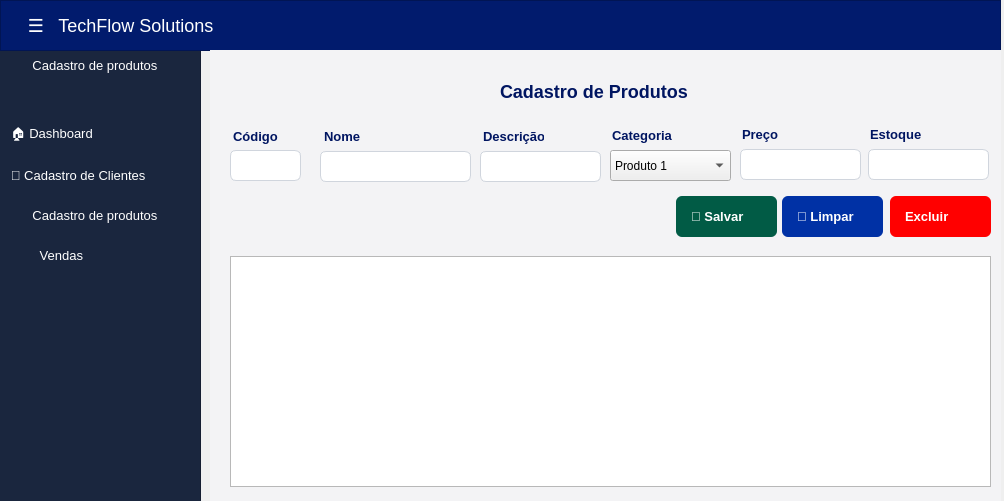
<?xml version="1.0" encoding="UTF-8"?>
<ui version="4.0">
 <class>Form</class>
 <widget class="QWidget" name="Form">
  <property name="geometry">
   <rect>
    <x>0</x>
    <y>0</y>
    <width>1004</width>
    <height>501</height>
   </rect>
  </property>
  <property name="windowTitle">
   <string>Dashboard - TechFlow</string>
  </property>
  <widget class="QFrame" name="menu_lateral">
   <property name="geometry">
    <rect>
     <x>-10</x>
     <y>50</y>
     <width>211</width>
     <height>521</height>
    </rect>
   </property>
   <property name="styleSheet">
    <string notr="true">background-color:#1A263E;</string>
   </property>
   <property name="frameShape">
    <enum>QFrame::StyledPanel</enum>
   </property>
   <property name="frameShadow">
    <enum>QFrame::Raised</enum>
   </property>
   <widget class="QPushButton" name="cadastro_cliente">
    <property name="geometry">
     <rect>
      <x>0</x>
      <y>110</y>
      <width>211</width>
      <height>31</height>
     </rect>
    </property>
    <property name="font">
     <font>
      <pointsize>10</pointsize>
     </font>
    </property>
    <property name="cursor">
     <cursorShape>PointingHandCursor</cursorShape>
    </property>
    <property name="styleSheet">
     <string notr="true">QPushButton {
    color: white;
    border: none;
    text-align: left;
    padding-left: 10px;
    background-color: transparent;
}

QPushButton:hover {
    background-color: #0048B9;
}</string>
    </property>
    <property name="text">
     <string>   👤 Cadastro de Clientes</string>
    </property>
   </widget>
   <widget class="QPushButton" name="button_home">
    <property name="geometry">
     <rect>
      <x>0</x>
      <y>70</y>
      <width>211</width>
      <height>31</height>
     </rect>
    </property>
    <property name="font">
     <font>
      <pointsize>10</pointsize>
     </font>
    </property>
    <property name="cursor">
     <cursorShape>PointingHandCursor</cursorShape>
    </property>
    <property name="styleSheet">
     <string notr="true">QPushButton {
    color: white;
    border: none;
    text-align: left;
    padding-left: 10px;
    background-color: transparent;
}

QPushButton:hover {
    background-color: #0048B9;
}</string>
    </property>
    <property name="text">
     <string>   🏠 Dashboard</string>
    </property>
   </widget>
   <widget class="QPushButton" name="cadastro_produto">
    <property name="geometry">
     <rect>
      <x>0</x>
      <y>150</y>
      <width>211</width>
      <height>31</height>
     </rect>
    </property>
    <property name="font">
     <font>
      <pointsize>10</pointsize>
     </font>
    </property>
    <property name="cursor">
     <cursorShape>PointingHandCursor</cursorShape>
    </property>
    <property name="styleSheet">
     <string notr="true">QPushButton {
    color: white;
    border: none;
    text-align: left;
    padding-left: 10px;
    background-color: transparent;
}

QPushButton:hover {
    background-color: #0048B9;
}</string>
    </property>
    <property name="text">
     <string>         Cadastro de produtos</string>
    </property>
   </widget>
   <widget class="QPushButton" name="cadastro_produto_2">
    <property name="geometry">
     <rect>
      <x>0</x>
      <y>0</y>
      <width>211</width>
      <height>31</height>
     </rect>
    </property>
    <property name="font">
     <font>
      <pointsize>10</pointsize>
     </font>
    </property>
    <property name="cursor">
     <cursorShape>PointingHandCursor</cursorShape>
    </property>
    <property name="styleSheet">
     <string notr="true">QPushButton {
    color: white;
    border: none;
    text-align: left;
    padding-left: 10px;
    background-color: transparent;
}

QPushButton:hover {
    background-color: #0048B9;
}</string>
    </property>
    <property name="text">
     <string>         Cadastro de produtos</string>
    </property>
   </widget>
   <widget class="QPushButton" name="cadastro_vendas">
    <property name="geometry">
     <rect>
      <x>0</x>
      <y>190</y>
      <width>211</width>
      <height>31</height>
     </rect>
    </property>
    <property name="font">
     <font>
      <pointsize>10</pointsize>
     </font>
    </property>
    <property name="cursor">
     <cursorShape>PointingHandCursor</cursorShape>
    </property>
    <property name="styleSheet">
     <string notr="true">QPushButton {
    color: white;
    border: none;
    text-align: left;
    padding-left: 10px;
    background-color: transparent;
}

QPushButton:hover {
    background-color: #0048B9;
}</string>
    </property>
    <property name="text">
     <string>           Vendas</string>
    </property>
   </widget>
  </widget>
  <widget class="QFrame" name="frame">
   <property name="geometry">
    <rect>
     <x>0</x>
     <y>0</y>
     <width>1001</width>
     <height>51</height>
    </rect>
   </property>
   <property name="styleSheet">
    <string notr="true">background-color: #011B6D;</string>
   </property>
   <property name="frameShape">
    <enum>QFrame::StyledPanel</enum>
   </property>
   <property name="frameShadow">
    <enum>QFrame::Raised</enum>
   </property>
   <widget class="QPushButton" name="drop_button">
    <property name="geometry">
     <rect>
      <x>20</x>
      <y>10</y>
      <width>201</width>
      <height>31</height>
     </rect>
    </property>
    <property name="cursor">
     <cursorShape>PointingHandCursor</cursorShape>
    </property>
    <property name="styleSheet">
     <string notr="true">color: white;
font-size: 18px;
border: none;
</string>
    </property>
    <property name="text">
     <string>☰   TechFlow Solutions</string>
    </property>
   </widget>
  </widget>
  <widget class="QStackedWidget" name="conteudo_principal">
   <property name="enabled">
    <bool>true</bool>
   </property>
   <property name="geometry">
    <rect>
     <x>210</x>
     <y>50</y>
     <width>791</width>
     <height>451</height>
    </rect>
   </property>
   <property name="font">
    <font>
     <pointsize>10</pointsize>
    </font>
   </property>
   <property name="styleSheet">
    <string notr="true">QStackedWidget{
	background-color: #F3F3F5;
}</string>
   </property>
   <property name="currentIndex">
    <number>2</number>
   </property>
   <widget class="QWidget" name="page">
    <widget class="QLabel" name="label">
     <property name="geometry">
      <rect>
       <x>280</x>
       <y>160</y>
       <width>221</width>
       <height>80</height>
      </rect>
     </property>
     <property name="font">
      <font>
       <pointsize>30</pointsize>
      </font>
     </property>
     <property name="styleSheet">
      <string notr="true">QLabel{
	color: black;
}</string>
     </property>
     <property name="lineWidth">
      <number>5</number>
     </property>
     <property name="text">
      <string>Boa Vindas!</string>
     </property>
    </widget>
   </widget>
   <widget class="QWidget" name="page_2">
    <widget class="QLabel" name="label_2">
     <property name="geometry">
      <rect>
       <x>23</x>
       <y>70</y>
       <width>61</width>
       <height>21</height>
      </rect>
     </property>
     <property name="styleSheet">
      <string notr="true">QLabel {
    font-size: 13px;
    font-weight: bold;
    color: #001561;

}</string>
     </property>
     <property name="text">
      <string>Código</string>
     </property>
    </widget>
    <widget class="QLineEdit" name="edit_codigo">
     <property name="enabled">
      <bool>false</bool>
     </property>
     <property name="geometry">
      <rect>
       <x>20</x>
       <y>95</y>
       <width>81</width>
       <height>31</height>
      </rect>
     </property>
     <property name="styleSheet">
      <string notr="true">QLineEdit {
    background-color: #FFFFFF;
    border: 1px solid #D0D5DD;
    border-radius: 6px; 
    font-size: 15px;
    color: black;
	padding: 6px;
}</string>
     </property>
    </widget>
    <widget class="QLineEdit" name="edit_nome">
     <property name="geometry">
      <rect>
       <x>110</x>
       <y>95</y>
       <width>151</width>
       <height>31</height>
      </rect>
     </property>
     <property name="styleSheet">
      <string notr="true">QLineEdit {
    background-color: #FFFFFF;
    border: 1px solid #D0D5DD;
    border-radius: 6px; 
    font-size: 15px;
    color: black;
	padding: 6px;
}</string>
     </property>
    </widget>
    <widget class="QLabel" name="label_5">
     <property name="geometry">
      <rect>
       <x>114</x>
       <y>70</y>
       <width>70</width>
       <height>21</height>
      </rect>
     </property>
     <property name="styleSheet">
      <string notr="true">QLabel {
    font-size: 13px;
    font-weight: bold;
    color: #001561;

}</string>
     </property>
     <property name="text">
      <string>Nome</string>
     </property>
    </widget>
    <widget class="QLineEdit" name="edit_cpf">
     <property name="geometry">
      <rect>
       <x>270</x>
       <y>95</y>
       <width>121</width>
       <height>31</height>
      </rect>
     </property>
     <property name="styleSheet">
      <string notr="true">QLineEdit {
    background-color: #FFFFFF;
    border: 1px solid #D0D5DD;
    border-radius: 6px; 
    font-size: 15px;
    color: black;
	padding: 6px;
}</string>
     </property>
    </widget>
    <widget class="QLabel" name="label_6">
     <property name="geometry">
      <rect>
       <x>273</x>
       <y>70</y>
       <width>61</width>
       <height>21</height>
      </rect>
     </property>
     <property name="styleSheet">
      <string notr="true">QLabel {
    font-size: 13px;
    font-weight: bold;
    color: #001561;

}</string>
     </property>
     <property name="text">
      <string>CPF</string>
     </property>
    </widget>
    <widget class="QLineEdit" name="edit_telefone">
     <property name="geometry">
      <rect>
       <x>400</x>
       <y>94</y>
       <width>121</width>
       <height>31</height>
      </rect>
     </property>
     <property name="styleSheet">
      <string notr="true">QLineEdit {
    background-color: #FFFFFF;
    border: 1px solid #D0D5DD;
    border-radius: 6px; 
    font-size: 15px;
    color: black;
	padding: 6px;
}</string>
     </property>
    </widget>
    <widget class="QLabel" name="label_7">
     <property name="geometry">
      <rect>
       <x>402</x>
       <y>69</y>
       <width>61</width>
       <height>21</height>
      </rect>
     </property>
     <property name="styleSheet">
      <string notr="true">QLabel {
    font-size: 13px;
    font-weight: bold;
    color: #001561;

}</string>
     </property>
     <property name="text">
      <string>Telefone</string>
     </property>
    </widget>
    <widget class="QLineEdit" name="edit_email">
     <property name="geometry">
      <rect>
       <x>530</x>
       <y>93</y>
       <width>121</width>
       <height>31</height>
      </rect>
     </property>
     <property name="styleSheet">
      <string notr="true">QLineEdit {
    background-color: #FFFFFF;
    border: 1px solid #D0D5DD;
    border-radius: 6px; 
    font-size: 15px;
    color: black;
	padding: 6px;
}</string>
     </property>
    </widget>
    <widget class="QLabel" name="label_8">
     <property name="geometry">
      <rect>
       <x>532</x>
       <y>68</y>
       <width>61</width>
       <height>21</height>
      </rect>
     </property>
     <property name="styleSheet">
      <string notr="true">QLabel {
    font-size: 13px;
    font-weight: bold;
    color: #001561;

}</string>
     </property>
     <property name="text">
      <string>Email</string>
     </property>
    </widget>
    <widget class="QLineEdit" name="edit_cidade">
     <property name="geometry">
      <rect>
       <x>658</x>
       <y>93</y>
       <width>121</width>
       <height>31</height>
      </rect>
     </property>
     <property name="styleSheet">
      <string notr="true">QLineEdit {
    background-color: #FFFFFF;
    border: 1px solid #D0D5DD;
    border-radius: 6px; 
    font-size: 15px;
    color: black;
	padding: 6px;
}</string>
     </property>
    </widget>
    <widget class="QLabel" name="label_9">
     <property name="geometry">
      <rect>
       <x>660</x>
       <y>68</y>
       <width>61</width>
       <height>21</height>
      </rect>
     </property>
     <property name="styleSheet">
      <string notr="true">QLabel {
    font-size: 13px;
    font-weight: bold;
    color: #001561;

}</string>
     </property>
     <property name="text">
      <string>Cidade</string>
     </property>
    </widget>
    <widget class="QPushButton" name="btn_limpar">
     <property name="geometry">
      <rect>
       <x>572</x>
       <y>140</y>
       <width>101</width>
       <height>41</height>
      </rect>
     </property>
     <property name="cursor">
      <cursorShape>PointingHandCursor</cursorShape>
     </property>
     <property name="styleSheet">
      <string notr="true">QPushButton {
    font-family: &quot;Segoe UI&quot;, Arial, sans-serif;
    font-size: 13px;
    font-weight: bold;
    color: #FFFFFF;
    border: none;
    border-radius: 6px;
    text-align: left;      /* Alinha o emoji e o texto à esquerda */
    padding-left: 15px;    /* Afasta o emoji da borda esquerda */
    padding-right: 15px;
    height: 35px;          /* Define uma altura padrão elegante */
	background-color: #0031A5;
}</string>
     </property>
     <property name="text">
      <string>🧹 Limpar</string>
     </property>
    </widget>
    <widget class="QPushButton" name="btn_salvar">
     <property name="geometry">
      <rect>
       <x>466</x>
       <y>140</y>
       <width>101</width>
       <height>41</height>
      </rect>
     </property>
     <property name="cursor">
      <cursorShape>PointingHandCursor</cursorShape>
     </property>
     <property name="styleSheet">
      <string notr="true">QPushButton {
    font-family: &quot;Segoe UI&quot;, Arial, sans-serif;
    font-size: 13px;
    font-weight: bold;
    color: #FFFFFF;
    border: none;
    border-radius: 6px;
    text-align: left;      /* Alinha o emoji e o texto à esquerda */
    padding-left: 15px;    /* Afasta o emoji da borda esquerda */
    padding-right: 15px;
    height: 35px;          /* Define uma altura padrão elegante */
	background-color: #015B45;
}</string>
     </property>
     <property name="text">
      <string>💾 Salvar</string>
     </property>
    </widget>
    <widget class="QTableView" name="tableView">
     <property name="geometry">
      <rect>
       <x>20</x>
       <y>200</y>
       <width>761</width>
       <height>231</height>
      </rect>
     </property>
     <property name="styleSheet">
      <string notr="true">QStackedWidget{
	background-color: #F3F3F5;
}</string>
     </property>
    </widget>
    <widget class="QLabel" name="label_10">
     <property name="geometry">
      <rect>
       <x>290</x>
       <y>20</y>
       <width>191</width>
       <height>31</height>
      </rect>
     </property>
     <property name="styleSheet">
      <string notr="true">QLabel {
    font-size: 18px;
    font-weight: bold;
    color: #001561;

}</string>
     </property>
     <property name="text">
      <string>Cadastro de Clientes</string>
     </property>
    </widget>
    <widget class="QPushButton" name="btn_excluir">
     <property name="geometry">
      <rect>
       <x>680</x>
       <y>140</y>
       <width>101</width>
       <height>41</height>
      </rect>
     </property>
     <property name="cursor">
      <cursorShape>PointingHandCursor</cursorShape>
     </property>
     <property name="styleSheet">
      <string notr="true">QPushButton {
    font-family: &quot;Segoe UI&quot;, Arial, sans-serif;
    font-size: 13px;
    font-weight: bold;
    color: #FFFFFF;
    border: none;
    border-radius: 6px;
    text-align: left;      /* Alinha o emoji e o texto à esquerda */
    padding-left: 15px;    /* Afasta o emoji da borda esquerda */
    padding-right: 15px;
    height: 35px;          /* Define uma altura padrão elegante */
	background-color: red;
}</string>
     </property>
     <property name="text">
      <string>Excluir</string>
     </property>
    </widget>
   </widget>
   <widget class="QWidget" name="page_3">
    <widget class="QLabel" name="label_11">
     <property name="geometry">
      <rect>
       <x>273</x>
       <y>76</y>
       <width>61</width>
       <height>21</height>
      </rect>
     </property>
     <property name="styleSheet">
      <string notr="true">QLabel {
    font-size: 13px;
    font-weight: bold;
    color: #001561;

}</string>
     </property>
     <property name="text">
      <string>Descrição</string>
     </property>
    </widget>
    <widget class="QLabel" name="label_12">
     <property name="geometry">
      <rect>
       <x>290</x>
       <y>26</y>
       <width>191</width>
       <height>31</height>
      </rect>
     </property>
     <property name="styleSheet">
      <string notr="true">QLabel {
    font-size: 18px;
    font-weight: bold;
    color: #001561;

}</string>
     </property>
     <property name="text">
      <string>Cadastro de Produtos</string>
     </property>
    </widget>
    <widget class="QLabel" name="label_13">
     <property name="geometry">
      <rect>
       <x>660</x>
       <y>74</y>
       <width>61</width>
       <height>21</height>
      </rect>
     </property>
     <property name="styleSheet">
      <string notr="true">QLabel {
    font-size: 13px;
    font-weight: bold;
    color: #001561;

}</string>
     </property>
     <property name="text">
      <string>Estoque</string>
     </property>
    </widget>
    <widget class="QLineEdit" name="edit_nome_produtos">
     <property name="geometry">
      <rect>
       <x>110</x>
       <y>101</y>
       <width>151</width>
       <height>31</height>
      </rect>
     </property>
     <property name="styleSheet">
      <string notr="true">QLineEdit {
    background-color: #FFFFFF;
    border: 1px solid #D0D5DD;
    border-radius: 6px; 
    font-size: 15px;
    color: black;
	padding: 6px;
}</string>
     </property>
    </widget>
    <widget class="QPushButton" name="btn_excluir_2">
     <property name="geometry">
      <rect>
       <x>680</x>
       <y>146</y>
       <width>101</width>
       <height>41</height>
      </rect>
     </property>
     <property name="cursor">
      <cursorShape>PointingHandCursor</cursorShape>
     </property>
     <property name="styleSheet">
      <string notr="true">QPushButton {
    font-family: &quot;Segoe UI&quot;, Arial, sans-serif;
    font-size: 13px;
    font-weight: bold;
    color: #FFFFFF;
    border: none;
    border-radius: 6px;
    text-align: left;      /* Alinha o emoji e o texto à esquerda */
    padding-left: 15px;    /* Afasta o emoji da borda esquerda */
    padding-right: 15px;
    height: 35px;          /* Define uma altura padrão elegante */
	background-color: red;
}</string>
     </property>
     <property name="text">
      <string>Excluir</string>
     </property>
    </widget>
    <widget class="QPushButton" name="btn_salvar_2">
     <property name="geometry">
      <rect>
       <x>466</x>
       <y>146</y>
       <width>101</width>
       <height>41</height>
      </rect>
     </property>
     <property name="cursor">
      <cursorShape>PointingHandCursor</cursorShape>
     </property>
     <property name="styleSheet">
      <string notr="true">QPushButton {
    font-family: &quot;Segoe UI&quot;, Arial, sans-serif;
    font-size: 13px;
    font-weight: bold;
    color: #FFFFFF;
    border: none;
    border-radius: 6px;
    text-align: left;      /* Alinha o emoji e o texto à esquerda */
    padding-left: 15px;    /* Afasta o emoji da borda esquerda */
    padding-right: 15px;
    height: 35px;          /* Define uma altura padrão elegante */
	background-color: #015B45;
}</string>
     </property>
     <property name="text">
      <string>💾 Salvar</string>
     </property>
    </widget>
    <widget class="QLabel" name="label_14">
     <property name="geometry">
      <rect>
       <x>114</x>
       <y>76</y>
       <width>151</width>
       <height>21</height>
      </rect>
     </property>
     <property name="styleSheet">
      <string notr="true">QLabel {
    font-size: 13px;
    font-weight: bold;
    color: #001561;

}</string>
     </property>
     <property name="text">
      <string>Nome</string>
     </property>
    </widget>
    <widget class="QLineEdit" name="edit_estoque_produtos">
     <property name="geometry">
      <rect>
       <x>658</x>
       <y>99</y>
       <width>121</width>
       <height>31</height>
      </rect>
     </property>
     <property name="styleSheet">
      <string notr="true">QLineEdit {
    background-color: #FFFFFF;
    border: 1px solid #D0D5DD;
    border-radius: 6px; 
    font-size: 15px;
    color: black;
	padding: 6px;
}</string>
     </property>
    </widget>
    <widget class="QLineEdit" name="edit_preco_produtos">
     <property name="geometry">
      <rect>
       <x>530</x>
       <y>99</y>
       <width>121</width>
       <height>31</height>
      </rect>
     </property>
     <property name="styleSheet">
      <string notr="true">QLineEdit {
    background-color: #FFFFFF;
    border: 1px solid #D0D5DD;
    border-radius: 6px; 
    font-size: 15px;
    color: black;
	padding: 6px;
}</string>
     </property>
    </widget>
    <widget class="QLineEdit" name="edit_descricao_produtos">
     <property name="geometry">
      <rect>
       <x>270</x>
       <y>101</y>
       <width>121</width>
       <height>31</height>
      </rect>
     </property>
     <property name="styleSheet">
      <string notr="true">QLineEdit {
    background-color: #FFFFFF;
    border: 1px solid #D0D5DD;
    border-radius: 6px; 
    font-size: 15px;
    color: black;
	padding: 6px;
}</string>
     </property>
    </widget>
    <widget class="QPushButton" name="btn_limpar_2">
     <property name="geometry">
      <rect>
       <x>572</x>
       <y>146</y>
       <width>101</width>
       <height>41</height>
      </rect>
     </property>
     <property name="cursor">
      <cursorShape>PointingHandCursor</cursorShape>
     </property>
     <property name="styleSheet">
      <string notr="true">QPushButton {
    font-family: &quot;Segoe UI&quot;, Arial, sans-serif;
    font-size: 13px;
    font-weight: bold;
    color: #FFFFFF;
    border: none;
    border-radius: 6px;
    text-align: left;      /* Alinha o emoji e o texto à esquerda */
    padding-left: 15px;    /* Afasta o emoji da borda esquerda */
    padding-right: 15px;
    height: 35px;          /* Define uma altura padrão elegante */
	background-color: #0031A5;
}</string>
     </property>
     <property name="text">
      <string>🧹 Limpar</string>
     </property>
    </widget>
    <widget class="QLabel" name="label_3">
     <property name="geometry">
      <rect>
       <x>23</x>
       <y>76</y>
       <width>61</width>
       <height>21</height>
      </rect>
     </property>
     <property name="styleSheet">
      <string notr="true">QLabel {
    font-size: 13px;
    font-weight: bold;
    color: #001561;

}</string>
     </property>
     <property name="text">
      <string>Código</string>
     </property>
    </widget>
    <widget class="QLabel" name="label_15">
     <property name="geometry">
      <rect>
       <x>532</x>
       <y>74</y>
       <width>61</width>
       <height>21</height>
      </rect>
     </property>
     <property name="styleSheet">
      <string notr="true">QLabel {
    font-size: 13px;
    font-weight: bold;
    color: #001561;

}</string>
     </property>
     <property name="text">
      <string>Preço </string>
     </property>
    </widget>
    <widget class="QLabel" name="label_16">
     <property name="geometry">
      <rect>
       <x>402</x>
       <y>75</y>
       <width>71</width>
       <height>21</height>
      </rect>
     </property>
     <property name="styleSheet">
      <string notr="true">QLabel {
    font-size: 13px;
    font-weight: bold;
    color: #001561;

}</string>
     </property>
     <property name="text">
      <string>Categoria</string>
     </property>
    </widget>
    <widget class="QTableView" name="tableView_produtos">
     <property name="geometry">
      <rect>
       <x>20</x>
       <y>206</y>
       <width>761</width>
       <height>231</height>
      </rect>
     </property>
     <property name="styleSheet">
      <string notr="true">QStackedWidget{
	background-color: #F3F3F5;
}</string>
     </property>
    </widget>
    <widget class="QComboBox" name="combo_categoria_produtos">
     <property name="geometry">
      <rect>
       <x>400</x>
       <y>100</y>
       <width>121</width>
       <height>31</height>
      </rect>
     </property>
     <property name="currentText">
      <string>Produto 1</string>
     </property>
     <item>
      <property name="text">
       <string>Produto 1</string>
      </property>
     </item>
     <item>
      <property name="text">
       <string>Produto 2</string>
      </property>
     </item>
     <item>
      <property name="text">
       <string>Produto 3</string>
      </property>
     </item>
    </widget>
    <widget class="QLineEdit" name="edit_nome_produtos_2">
     <property name="geometry">
      <rect>
       <x>20</x>
       <y>100</y>
       <width>71</width>
       <height>31</height>
      </rect>
     </property>
     <property name="styleSheet">
      <string notr="true">QLineEdit {
    background-color: #FFFFFF;
    border: 1px solid #D0D5DD;
    border-radius: 6px; 
    font-size: 15px;
    color: black;
	padding: 6px;
}</string>
     </property>
    </widget>
   </widget>
   <widget class="QWidget" name="page_10">
    <widget class="QLabel" name="titulo_vendas">
     <property name="geometry">
      <rect>
       <x>20</x>
       <y>20</y>
       <width>291</width>
       <height>41</height>
      </rect>
     </property>
     <property name="font">
      <font>
       <pointsize>-1</pointsize>
       <weight>75</weight>
       <bold>true</bold>
      </font>
     </property>
     <property name="styleSheet">
      <string notr="true">QLabel {
    font-size: 24px;
    font-weight: bold;
    color: #001561;

}</string>
     </property>
     <property name="text">
      <string>Registros de Vendas</string>
     </property>
    </widget>
    <widget class="QLabel" name="titulo_cliente">
     <property name="geometry">
      <rect>
       <x>20</x>
       <y>80</y>
       <width>141</width>
       <height>31</height>
      </rect>
     </property>
     <property name="font">
      <font>
       <pointsize>-1</pointsize>
       <weight>75</weight>
       <bold>true</bold>
      </font>
     </property>
     <property name="styleSheet">
      <string notr="true">QLabel {
    font-size: 19px;
    font-weight: bold;
    color: #001561;

}</string>
     </property>
     <property name="text">
      <string>Cliente:</string>
     </property>
    </widget>
    <widget class="QLineEdit" name="edit_quantidade_vendas">
     <property name="geometry">
      <rect>
       <x>360</x>
       <y>120</y>
       <width>151</width>
       <height>31</height>
      </rect>
     </property>
     <property name="styleSheet">
      <string notr="true">QLineEdit {
    background-color: #FFFFFF;
    border: 1px solid #D0D5DD;
    border-radius: 6px; 
    font-size: 15px;
    color: black;
	padding: 6px;
}</string>
     </property>
    </widget>
    <widget class="QLabel" name="titulo_produto">
     <property name="geometry">
      <rect>
       <x>210</x>
       <y>80</y>
       <width>141</width>
       <height>31</height>
      </rect>
     </property>
     <property name="font">
      <font>
       <pointsize>-1</pointsize>
       <weight>75</weight>
       <bold>true</bold>
      </font>
     </property>
     <property name="styleSheet">
      <string notr="true">QLabel {
    font-size: 19px;
    font-weight: bold;
    color: #001561;

}</string>
     </property>
     <property name="text">
      <string>Produto:</string>
     </property>
    </widget>
    <widget class="QLabel" name="titulo_quantidade">
     <property name="geometry">
      <rect>
       <x>350</x>
       <y>80</y>
       <width>141</width>
       <height>31</height>
      </rect>
     </property>
     <property name="font">
      <font>
       <pointsize>-1</pointsize>
       <weight>75</weight>
       <bold>true</bold>
      </font>
     </property>
     <property name="styleSheet">
      <string notr="true">QLabel {
    font-size: 19px;
    font-weight: bold;
    color: #001561;

}</string>
     </property>
     <property name="text">
      <string>Quantidade:</string>
     </property>
    </widget>
    <widget class="QComboBox" name="combo_produto_vendas">
     <property name="geometry">
      <rect>
       <x>190</x>
       <y>120</y>
       <width>121</width>
       <height>31</height>
      </rect>
     </property>
     <property name="currentText">
      <string/>
     </property>
    </widget>
    <widget class="QPushButton" name="btn_salvar_7">
     <property name="geometry">
      <rect>
       <x>360</x>
       <y>160</y>
       <width>131</width>
       <height>41</height>
      </rect>
     </property>
     <property name="cursor">
      <cursorShape>PointingHandCursor</cursorShape>
     </property>
     <property name="styleSheet">
      <string notr="true">QPushButton {
    font-family: &quot;Segoe UI&quot;, Arial, sans-serif;
    font-size: 13px;
    font-weight: bold;
    color: #ffffffff;
    border: none;
    border-radius: 6px;
    text-align: left;      /* Alinha o emoji e o texto à esquerda */
    padding-left: 15px;    /* Afasta o emoji da borda esquerda */
    padding-right: 15px;
    height: 35px;          /* Define uma altura padrão elegante */
	background-color: #629936;
}</string>
     </property>
     <property name="text">
      <string>Registrar Venda</string>
     </property>
     <property name="icon">
      <iconset>
       <normaloff>../../../../Downloads/—Pngtree—vector shopping bag icon_4187179.png</normaloff>../../../../Downloads/—Pngtree—vector shopping bag icon_4187179.png</iconset>
     </property>
    </widget>
    <widget class="QTableView" name="tableView_vendas_4">
     <property name="geometry">
      <rect>
       <x>10</x>
       <y>220</y>
       <width>761</width>
       <height>231</height>
      </rect>
     </property>
     <property name="styleSheet">
      <string notr="true">QStackedWidget{
	background-color: #F3F3F5;
}</string>
     </property>
    </widget>
    <widget class="QPushButton" name="btn_limpar_7">
     <property name="geometry">
      <rect>
       <x>510</x>
       <y>160</y>
       <width>101</width>
       <height>41</height>
      </rect>
     </property>
     <property name="cursor">
      <cursorShape>PointingHandCursor</cursorShape>
     </property>
     <property name="styleSheet">
      <string notr="true">QPushButton {
    font-family: &quot;Segoe UI&quot;, Arial, sans-serif;
    font-size: 13px;
    font-weight: bold;
    color: #FFFFFF;
    border: none;
    border-radius: 6px;
    text-align: left;      /* Alinha o emoji e o texto à esquerda */
    padding-left: 15px;    /* Afasta o emoji da borda esquerda */
    padding-right: 15px;
    height: 35px;          /* Define uma altura padrão elegante */
	background-color: #0031A5;
}</string>
     </property>
     <property name="text">
      <string>🧹 Limpar</string>
     </property>
    </widget>
    <widget class="QComboBox" name="combo_clientes_vendas">
     <property name="geometry">
      <rect>
       <x>20</x>
       <y>120</y>
       <width>121</width>
       <height>31</height>
      </rect>
     </property>
     <property name="currentText">
      <string/>
     </property>
    </widget>
    <widget class="QPushButton" name="btn_excluir_9">
     <property name="geometry">
      <rect>
       <x>640</x>
       <y>160</y>
       <width>71</width>
       <height>41</height>
      </rect>
     </property>
     <property name="cursor">
      <cursorShape>PointingHandCursor</cursorShape>
     </property>
     <property name="styleSheet">
      <string notr="true">QPushButton {
    font-family: &quot;Segoe UI&quot;, Arial, sans-serif;
    font-size: 13px;
    font-weight: bold;
    color: #FFFFFF;
    border: none;
    border-radius: 6px;
    text-align: left;      /* Alinha o emoji e o texto à esquerda */
    padding-left: 15px;    /* Afasta o emoji da borda esquerda */
    padding-right: 15px;
    height: 35px;          /* Define uma altura padrão elegante */
	background-color: red;
}</string>
     </property>
     <property name="text">
      <string>Excluir</string>
     </property>
    </widget>
    <widget class="QLabel" name="titulo_quantidade_3">
     <property name="geometry">
      <rect>
       <x>540</x>
       <y>20</y>
       <width>221</width>
       <height>31</height>
      </rect>
     </property>
     <property name="font">
      <font>
       <pointsize>-1</pointsize>
       <weight>75</weight>
       <bold>true</bold>
      </font>
     </property>
     <property name="styleSheet">
      <string notr="true">QLabel {
    font-size: 19px;
    font-weight: bold;
    color: #001561;

}</string>
     </property>
     <property name="text">
      <string>Valor Total de Vendas:</string>
     </property>
    </widget>
    <widget class="QLineEdit" name="edit_total_vendas_">
     <property name="geometry">
      <rect>
       <x>540</x>
       <y>60</y>
       <width>211</width>
       <height>91</height>
      </rect>
     </property>
     <property name="styleSheet">
      <string notr="true">QLineEdit {
    background-color: #FFFFFF;
    border: 1px solid #D0D5DD;
    border-radius: 6px; 
    font-size: 15px;
    color: black;
	padding: 6px;
}</string>
     </property>
    </widget>
   </widget>
  </widget>
 </widget>
 <resources/>
 <connections/>
</ui>
